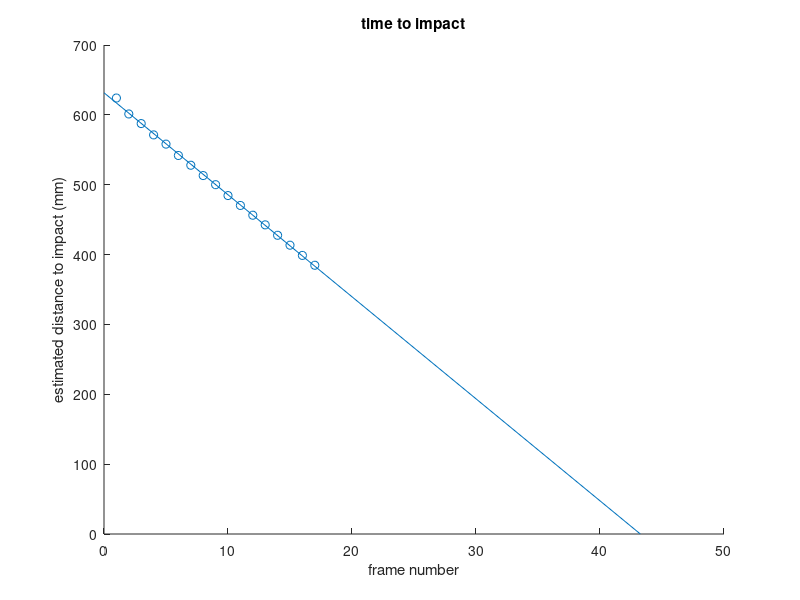

Here is the MATLAB script that generated this plot:
close all;
clear;

distance = [624.107, 601.285, 587.523, 571.329, 558.11, 541.849, 527.89, 513.09, 500.061, 484.481, 470.315, 456.341, 442.528, 427.622, 413.426, 398.792, 384.71];
% distance = [41.735,44.6964,37.0125,41.997,34.517,38.8371,34.1898,36.4787,31.5758,32.331,31.1395,31.9571,28.0487,28.2873,26.8464,27.4564,23.9823];
% distance = [44.2376,46.9524,39.1015,44.3418,37.0119,40.5749,38.5246,38.1082,31.596,34.9731,31.8693,34.5226,28.1356,28.8966,28.6267,28.6069,25.4737];
% distance = distance * 15.25;

frame = 1:1:length(distance);

scatter(frame,distance);

F = polyfit(frame, distance, 1);

b = F(2);
m = F(1);
Y0 = -b/m

hold on;

plot([0, Y0], [b, 0]);
title('time to impact');
xlabel('frame number');
ylabel('estimated distance to impact (mm)');
